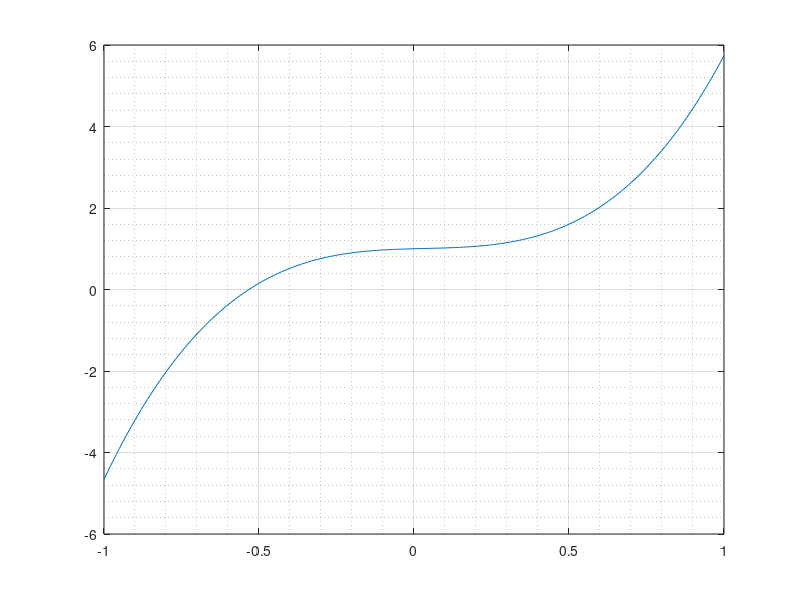

The MATLAB source for this figure:
function resp=NEWTON
 display('Este programa resulve ecuaciones de la forma cos(x)+x/j+kx^3')
 j=input('ingrese el valor de j (debe ser diferente de 0):')
 k=input('ingrese el valor de k')
 %x1=input('ingrese el valor del extremo izquierdo')
% x2=input('ingrese el valor del extremo derecho')
 x=-1:0.01:1;
 y1=cos(x)+x/j+k*x.^3;
 plot(x,y1),grid on, grid minor
 x1=input('ingrese un punto inicial:')
 errorIngresado=input('Ingrese el error')
 %y1=cos(x)+x/j+k*x.^3;
 %fy1=sin(x)+1/j+3*(k*x);
 %x1=x-y1/fy1
 counter=0;
 x2=0;
 while true
       counter=counter+1;   #incrementar el contador 
       y1=cos(x1)+x1/j+k*x1.^3;#func original
       fy1=sin(x1)+1/j+3*(k*x1);#derivada (revisar si esta bien)
       display("aqui")
       x2=x1-y1/fy1;
       errorAbsoluto=abs(x2-x1);
        if errorAbsoluto < errorIngresado
             input= ('ingrese el valor del error relativo')
             display('El numero de iteraciones son:')
             display(counter)
             display(x2)
      break #romper bucle
      endif
      x1=x2;
endwhile
endfunction
       
       
